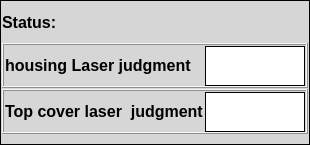
           <widget class="QFrame" name="frame_8">
            <property name="minimumSize">
             <size>
              <width>0</width>
              <height>145</height>
             </size>
            </property>
            <property name="maximumSize">
             <size>
              <width>16777215</width>
              <height>145</height>
             </size>
            </property>
            <property name="styleSheet">
             <string notr="true">background-color: rgb(214, 214, 214);</string>
            </property>
            <property name="frameShape">
             <enum>QFrame::Box</enum>
            </property>
            <property name="frameShadow">
             <enum>QFrame::Plain</enum>
            </property>
            <property name="lineWidth">
             <number>1</number>
            </property>
            <layout class="QVBoxLayout" name="verticalLayout_19">
             <property name="spacing">
              <number>1</number>
             </property>
             <property name="leftMargin">
              <number>1</number>
             </property>
             <property name="topMargin">
              <number>1</number>
             </property>
             <property name="rightMargin">
              <number>1</number>
             </property>
             <property name="bottomMargin">
              <number>1</number>
             </property>
             <item>
              <widget class="QLabel" name="label_3">
               <property name="minimumSize">
                <size>
                 <width>0</width>
                 <height>40</height>
                </size>
               </property>
               <property name="maximumSize">
                <size>
                 <width>16777215</width>
                 <height>40</height>
                </size>
               </property>
               <property name="font">
                <font>
                 <pointsize>12</pointsize>
                 <weight>75</weight>
                 <bold>true</bold>
                </font>
               </property>
               <property name="text">
                <string>Status:</string>
               </property>
              </widget>
             </item>
             <item>
              <widget class="QFrame" name="frame_19">
               <property name="minimumSize">
                <size>
                 <width>0</width>
                 <height>45</height>
                </size>
               </property>
               <property name="maximumSize">
                <size>
                 <width>16777215</width>
                 <height>45</height>
                </size>
               </property>
               <property name="frameShape">
                <enum>QFrame::Box</enum>
               </property>
               <property name="frameShadow">
                <enum>QFrame::Raised</enum>
               </property>
               <layout class="QHBoxLayout" name="horizontalLayout_19">
                <property name="spacing">
                 <number>1</number>
                </property>
                <property name="leftMargin">
                 <number>1</number>
                </property>
                <property name="topMargin">
                 <number>1</number>
                </property>
                <property name="rightMargin">
                 <number>1</number>
                </property>
                <property name="bottomMargin">
                 <number>1</number>
                </property>
                <item>
                 <widget class="QLabel" name="label_16">
                  <property name="minimumSize">
                   <size>
                    <width>0</width>
                    <height>20</height>
                   </size>
                  </property>
                  <property name="maximumSize">
                   <size>
                    <width>16777215</width>
                    <height>20</height>
                   </size>
                  </property>
                  <property name="font">
                   <font>
                    <pointsize>12</pointsize>
                    <weight>75</weight>
                    <bold>true</bold>
                   </font>
                  </property>
                  <property name="text">
                   <string>housing Laser judgment</string>
                  </property>
                 </widget>
                </item>
                <item>
                 <widget class="QLabel" name="Housing_laser_status">
                  <property name="minimumSize">
                   <size>
                    <width>100</width>
                    <height>40</height>
                   </size>
                  </property>
                  <property name="maximumSize">
                   <size>
                    <width>100</width>
                    <height>40</height>
                   </size>
                  </property>
                  <property name="font">
                   <font>
                    <pointsize>12</pointsize>
                    <weight>75</weight>
                    <bold>true</bold>
                   </font>
                  </property>
                  <property name="styleSheet">
                   <string notr="true">background-color:rgb(255, 255, 255);</string>
                  </property>
                  <property name="frameShape">
                   <enum>QFrame::Box</enum>
                  </property>
                  <property name="text">
                   <string/>
                  </property>
                  <property name="alignment">
                   <set>Qt::AlignCenter</set>
                  </property>
                  <property name="margin">
                   <number>5</number>
                  </property>
                 </widget>
                </item>
               </layout>
              </widget>
             </item>
             <item>
              <widget class="QFrame" name="frame_20">
               <property name="maximumSize">
                <size>
                 <width>16777215</width>
                 <height>45</height>
                </size>
               </property>
               <property name="frameShape">
                <enum>QFrame::Box</enum>
               </property>
               <property name="frameShadow">
                <enum>QFrame::Raised</enum>
               </property>
               <layout class="QHBoxLayout" name="horizontalLayout_20">
                <property name="spacing">
                 <number>1</number>
                </property>
                <property name="leftMargin">
                 <number>1</number>
                </property>
                <property name="topMargin">
                 <number>1</number>
                </property>
                <property name="rightMargin">
                 <number>1</number>
                </property>
                <property name="bottomMargin">
                 <number>1</number>
                </property>
                <item>
                 <widget class="QLabel" name="label_13">
                  <property name="minimumSize">
                   <size>
                    <width>0</width>
                    <height>20</height>
                   </size>
                  </property>
                  <property name="maximumSize">
                   <size>
                    <width>16777215</width>
                    <height>20</height>
                   </size>
                  </property>
                  <property name="font">
                   <font>
                    <pointsize>12</pointsize>
                    <weight>75</weight>
                    <bold>true</bold>
                   </font>
                  </property>
                  <property name="text">
                   <string>Top cover laser  judgment</string>
                  </property>
                 </widget>
                </item>
                <item>
                 <widget class="QLabel" name="Top_laser_status">
                  <property name="minimumSize">
                   <size>
                    <width>100</width>
                    <height>40</height>
                   </size>
                  </property>
                  <property name="maximumSize">
                   <size>
                    <width>100</width>
                    <height>40</height>
                   </size>
                  </property>
                  <property name="font">
                   <font>
                    <pointsize>12</pointsize>
                    <weight>75</weight>
                    <bold>true</bold>
                   </font>
                  </property>
                  <property name="styleSheet">
                   <string notr="true">background-color:rgb(255, 255, 255);
</string>
                  </property>
                  <property name="frameShape">
                   <enum>QFrame::Box</enum>
                  </property>
                  <property name="text">
                   <string/>
                  </property>
                  <property name="alignment">
                   <set>Qt::AlignCenter</set>
                  </property>
                  <property name="margin">
                   <number>5</number>
                  </property>
                 </widget>
                </item>
               </layout>
              </widget>
             </item>
             <item>
              <spacer name="verticalSpacer_7">
               <property name="orientation">
                <enum>Qt::Vertical</enum>
               </property>
               <property name="sizeHint" stdset="0">
                <size>
                 <width>20</width>
                 <height>40</height>
                </size>
               </property>
              </spacer>
             </item>
            </layout>
           </widget>
